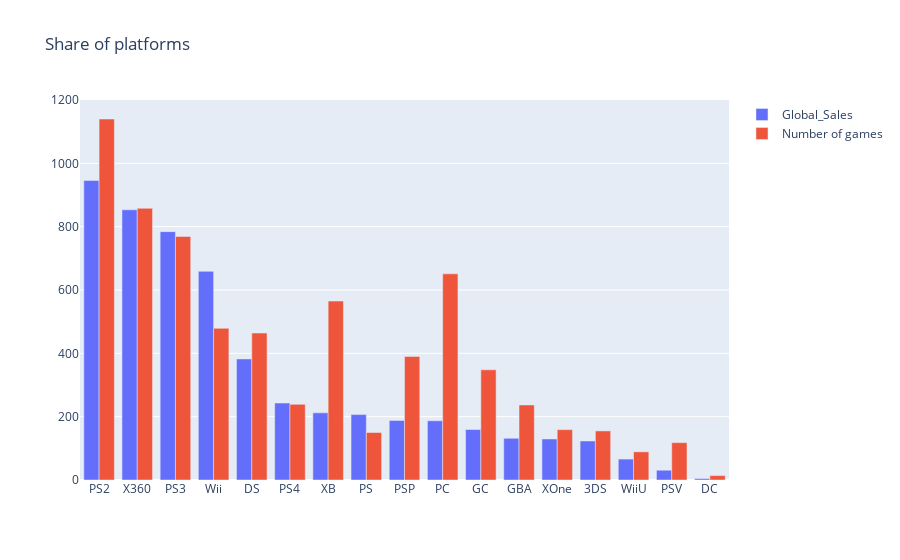

This figure's notebook cell:
### Code cell
trace0 = go.Bar(x=platforms_df.index, y=platforms_df.Global_Sales, name='Global_Sales')

trace1 = go.Bar(
    x=platforms_df.index,
    y=platforms_df.Number_of_Games,
    name='Number of games'
)

data = [trace0, trace1]
layout = {'title': "Share of platforms"}

fig = go.Figure(data=data, layout=layout)

iplot(fig, show_link=False)

### Figure 1 — Plotly figure (JSON) as saved in the notebook; plotly's stock layout.template omitted (floating-point values rounded to 4 significant figures)
{"data": [{"name": "Global_Sales", "type": "bar", "x": ["PS2", "X360", "PS3", "Wii", "DS", "PS4", "XB", "PS", "PSP", "PC", "GC", "GBA", "XOne", "3DS", "WiiU", "PSV", "DC"], "y": [946.0, 853.3, 784.3, 659.0, 382.3, 243.0, 212.1, 206.6, 187.9, 187.1, 159.4, 131.8, 129.6, 123.2, 66.08, 30.88, 4.55]}, {"name": "Number of games", "type": "bar", "x": ["PS2", "X360", "PS3", "Wii", "DS", "PS4", "XB", "PS", "PSP", "PC", "GC", "GBA", "XOne", "3DS", "WiiU", "PSV", "DC"], "y": [1140, 858, 769, 479, 464, 239, 565, 150, 390, 651, 348, 237, 159, 155, 89, 118, 14]}], "layout": {"title": {"text": "Share of platforms"}}}
